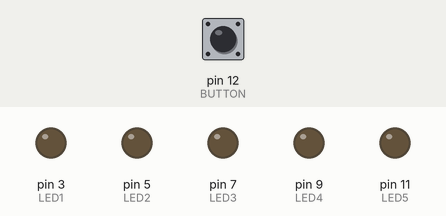
Simulated run of this sketch. Board: Arduino Uno, built with avr-gcc and run on an emulated ATmega328P. On the bench: output pins drawn as LEDs (lit = HIGH). The test bench sets the inputs (shaded band); at power-on: pin 12 (BUTTON) HIGH.

Above: at 1.2 s.
1.3 s: pin 12 (BUTTON) pulled LOW for 0.15 s
At 1.45 s:
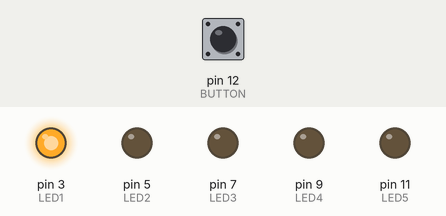
4.3 s: pin 12 (BUTTON) pulled LOW for 1 s
At 4.75 s:
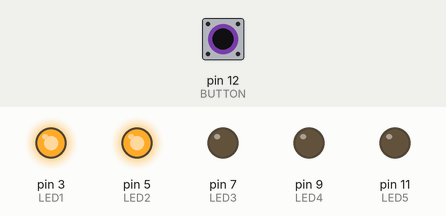
7.3 s: pin 12 (BUTTON) pulled LOW for 3.2 s
At 8.05 s:
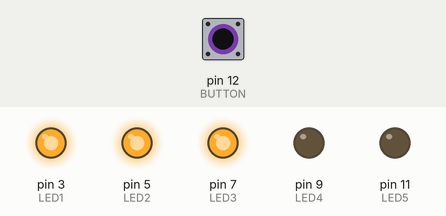
Timing chart, 0 to 14.5 s (numbered marks = the images above; inputs shaded):
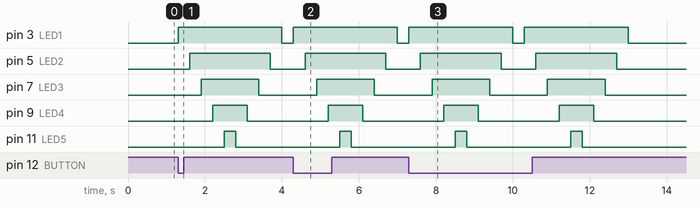

Measured:
- after the input at 1.3 s, pin 3 (LED1): LOW → HIGH at once, → LOW 2.7 s later; pin 5 (LED2): LOW → HIGH after 0.30 s, → LOW 2.1 s later; pin 7 (LED3): LOW → HIGH after 0.60 s, → LOW 1.5 s later; pin 9 (LED4): LOW → HIGH after 0.90 s, → LOW 0.90 s later; pin 11 (LED5): LOW → HIGH after 1.2 s, → LOW 0.30 s later
- after the input at 4.3 s, pin 3 (LED1): LOW → HIGH at once, → LOW 2.7 s later; pin 5 (LED2): LOW → HIGH after 0.30 s, → LOW 2.1 s later; pin 7 (LED3): LOW → HIGH after 0.60 s, → LOW 1.5 s later; pin 9 (LED4): LOW → HIGH after 0.90 s, → LOW 0.90 s later; pin 11 (LED5): LOW → HIGH after 1.2 s, → LOW 0.30 s later
- after the input at 7.3 s, pin 3 (LED1): alternates HIGH for 2.7 s and LOW for 0.30 s, 4 changes in all, then stays LOW, starting at once; pin 5 (LED2): alternates HIGH for 2.1 s and LOW for 0.90 s, 4 changes in all, then stays LOW, starting after 0.30 s

The sketch:

Switch_LED_MCU_FSM.ino
```cpp
int BUTTON = 12;

int LED1 = 3;
int LED2 = 5;
int LED3 = 7;
int LED4 = 9;
int LED5 = 11;

void setup() {
  pinMode(BUTTON, INPUT_PULLUP);

  pinMode(LED1, OUTPUT);
  pinMode(LED2, OUTPUT);
  pinMode(LED3, OUTPUT);
  pinMode(LED4, OUTPUT);
  pinMode(LED5, OUTPUT);
}

void loop() {

  if (digitalRead(BUTTON) == LOW) {

    digitalWrite(LED1, HIGH);
    delay(300);

    digitalWrite(LED2, HIGH);
    delay(300);

    digitalWrite(LED3, HIGH);
    delay(300);

    digitalWrite(LED4, HIGH);
    delay(300);

    digitalWrite(LED5, HIGH);
    delay(300);

    digitalWrite(LED5, LOW);
    delay(300);

    digitalWrite(LED4, LOW);
    delay(300);

    digitalWrite(LED3, LOW);
    delay(300);

    digitalWrite(LED2, LOW);
    delay(300);

    digitalWrite(LED1, LOW);
    delay(300);
  }
}
```
